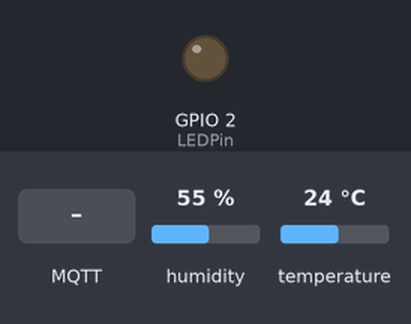
Simulated run of this sketch. Board: ESP8266 (NodeMCU). Shown: output pins drawn as LEDs (lit = HIGH). The test bench sets the inputs (shaded band); at power-on: humidity 55 %, temperature 24 °C. WiFi joins after 1.5 s; servers stay silent unless stated; random numbers use the default seed unless the sketch sets one; no MQTT or app messages arrive unless stated; what the sketch prints to the serial monitor is not drawn.

Above: at 2.7 s.
2.8 s: MQTT message "OFF" arrives on the first subscribed topic
At 3.8 s:
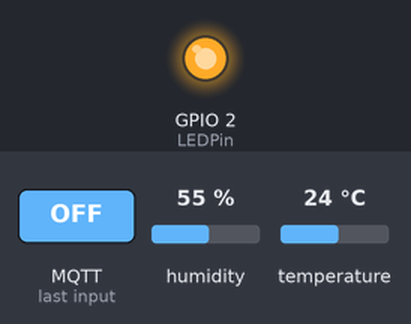
4.3 s: MQTT message "ON" arrives on the first subscribed topic
At 4.9 s:
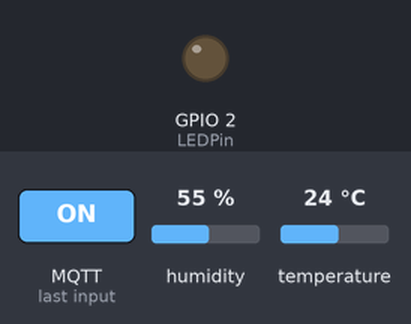
Timing chart, 0 to 7.3 s (numbered marks = the images above; inputs shaded):
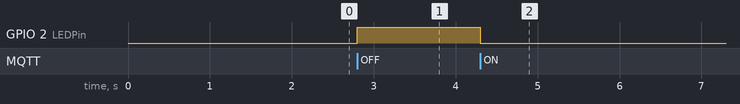

The sketch:

Home_Control_v1.ino
```cpp
#include <Adafruit_Sensor.h>
#include <ESP8266WiFi.h>
#include <PubSubClient.h>
#include "DHT.h"

#define LEDPin BUILTIN_LED                                                //Using D4 of the NodeMCU development board as output pin for LED
#define DHTTYPE DHT11                                                     //Using the DHT 11 sensor to sense Temperature and Humidity

const char* ssid = "EduCare";                                             //This is the username of the network to which NodeMCU connects
const char* password = "eDuCaRe.2019@SuBhAm";                             //This is the password of the network to which NodeMCU connects
const char* mqtt_server = "broker.mqtt-dashboard.com";                    //This is the broker for the mqtt_server

WiFiClient espClient;                                                     //This initializes the WiFiClient object named espClient
PubSubClient client(espClient);                                           //This initializes the PubSubClient object named as client

const int DHTPin = 5;                                                     // DHT Sensor - GPIO 5 = D1 on ESP-12E NodeMCU board

DHT dht(DHTPin, DHTTYPE);                                                 //Initializing the DHT Sensor with DHTPin and Sensor used

// Timers auxiliary variables
long now = millis();
long lastMeasure = 0;

void setup_wifi()                                                         //This functions connects the NodeMCU to the router
{
  Serial.println();
  Serial.print("Connecting to ");
  Serial.println(ssid);
  WiFi.begin(ssid, password);                                             //Connecting to a WiFi network with the given username and password

  while (WiFi.status() != WL_CONNECTED) {
    delay(500);
    Serial.print(".");
  }

  Serial.println("");
  Serial.print("WiFi connected to network ");
  Serial.println(ssid);
  Serial.print("with IP Address: ");
  Serial.println(WiFi.localIP());                                         //WiFi.localIP() gives tge address of the IP to which NodeMCU is connected
}

void callback(char* topic, byte* payload, unsigned int length)           //Callback executes when NodeMCU recieves some message from a topic to which it is subscribed
{
  Serial.print("Topic: ");
  Serial.println(topic);
  Serial.print("Message: ");
  String messageTemp = "";

  for (int i = 0; i < length; i++) {
    Serial.print((char)payload[i]);
    messageTemp += (char)payload[i];
  }
  Serial.println();

  Serial.print("Subham's Room LED Bulb status: ");
  if(messageTemp == "ON"){
    digitalWrite(LEDPin, LOW);
    Serial.print("On");
  }
  else if(messageTemp == "OFF"){
    digitalWrite(LEDPin, HIGH);
    Serial.print("Off");
  }

  Serial.println();
}

void reconnect()
{
  while (!client.connected()) {

    String clientId = "ESP8266Client-";
    clientId += String(random(0xffff), HEX);

    if (client.connect(clientId.c_str())) {
      client.subscribe("SubhamRoom/LEDBulb");
    } else {
      Serial.print("Failed, rc= ");
      Serial.print(client.state());
      Serial.println("Reconnecting..");
    }
  }
}

void setup()
{
  pinMode(LEDPin, OUTPUT);

  dht.begin();
  Serial.begin(115200);

  setup_wifi();

  client.setServer(mqtt_server, 1883);
  client.setCallback(callback);

}

void loop() {

  if (!client.connected()) {
    reconnect();
  }
  client.loop();

  now = millis();

  if (now - lastMeasure > 5000)                                         //Taking sensor readings every 5 seconds
  {
    lastMeasure = now;
    float humidity = dht.readHumidity();

    float temperatureCelsius = dht.readTemperature();                   // Read temperature as Celsius (the default)
    float temperatureFahrenheit = dht.readTemperature(true);            // Read temperature as Fahrenheit (isFahrenheit = true)

    if (isnan(humidity) || isnan(temperatureCelsius) || isnan(temperatureFahrenheit))
    {
      Serial.println("Failed to read from DHT sensor!");
      return;
    }

    float hic = dht.computeHeatIndex(temperatureCelsius, humidity, false);    // Computes temperature values in Celsius
    static char temperatureTemp[7];
    dtostrf(hic, 6, 2, temperatureTemp);

    static char humidityTemp[7];
    dtostrf(humidity, 6, 2, humidityTemp);

    client.publish("SubhamRoom/Temperature", temperatureTemp);                      // Publishes Temperature values
    client.publish("SubhamRoom/Humidity", humidityTemp);                            // Publishes Humidity values

    Serial.print("Humidity: ");
    Serial.println(humidity);
    Serial.print("Temperature: ");
    Serial.print(temperatureCelsius);
    Serial.print(" *C \t(");
    Serial.print(temperatureFahrenheit);
    Serial.println(" *F )");
    Serial.print("Heat index: ");
    Serial.print(hic);
    Serial.println(" *C ");
    Serial.println("================================================================================================================================");
  }
}
```

Measured:
- after the input at 2.8 s, GPIO 2 (LEDPin): LOW → HIGH at once
- after the input at 4.3 s, GPIO 2 (LEDPin): HIGH → LOW at once
